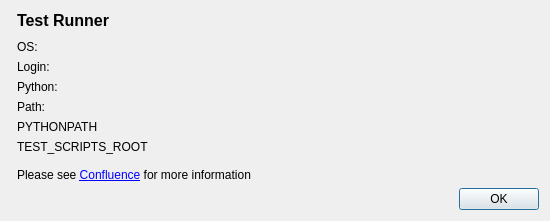
<?xml version="1.0" encoding="UTF-8"?>
<ui version="4.0">
 <class>about</class>
 <widget class="QDialog" name="about">
  <property name="geometry">
   <rect>
    <x>0</x>
    <y>0</y>
    <width>550</width>
    <height>221</height>
   </rect>
  </property>
  <property name="minimumSize">
   <size>
    <width>550</width>
    <height>0</height>
   </size>
  </property>
  <property name="windowTitle">
   <string>About</string>
  </property>
  <layout class="QHBoxLayout" name="horizontalLayout_2">
   <item>
    <layout class="QHBoxLayout" name="horizontalLayout">
     <item>
      <layout class="QVBoxLayout" name="verticalLayout_3">
       <item>
        <widget class="QLabel" name="label_avid">
         <property name="text">
          <string>&lt;!DOCTYPE HTML PUBLIC &quot;-//W3C//DTD HTML 4.0//EN&quot; &quot;http://www.w3.org/TR/REC-html40/strict.dtd&quot;&gt;
&lt;html&gt;&lt;head&gt;&lt;meta name=&quot;qrichtext&quot; content=&quot;1&quot; /&gt;&lt;style type=&quot;text/css&quot;&gt;
p, li { white-space: pre-wrap; }
&lt;/style&gt;&lt;/head&gt;&lt;body style=&quot; font-family:'MS Shell Dlg 2'; font-size:8.25pt; font-weight:400; font-style:normal;&quot;&gt;
&lt;p style=&quot; margin-top:0px; margin-bottom:0px; margin-left:0px; margin-right:0px; -qt-block-indent:0; text-indent:0px;&quot;&gt;&lt;img src=&quot;./ui/global.png&quot; height=&quot;31&quot; weight=&quot;101&quot; /&gt;&lt;/p&gt;&lt;/body&gt;&lt;/html&gt;</string>
         </property>
         <property name="alignment">
          <set>Qt::AlignLeading|Qt::AlignLeft|Qt::AlignTop</set>
         </property>
        </widget>
       </item>
      </layout>
     </item>
    </layout>
   </item>
   <item>
    <layout class="QVBoxLayout" name="verticalLayout_2">
     <item>
      <widget class="QLabel" name="label_test_runner">
       <property name="text">
        <string>&lt;!DOCTYPE HTML PUBLIC &quot;-//W3C//DTD HTML 4.0//EN&quot; &quot;http://www.w3.org/TR/REC-html40/strict.dtd&quot;&gt;
&lt;html&gt;&lt;head&gt;&lt;meta name=&quot;qrichtext&quot; content=&quot;1&quot; /&gt;&lt;style type=&quot;text/css&quot;&gt;
p, li { white-space: pre-wrap; }
&lt;/style&gt;&lt;/head&gt;&lt;body style=&quot; font-family:'MS Shell Dlg 2'; font-size:8.25pt; font-weight:400; font-style:normal;&quot;&gt;
&lt;p style=&quot; margin-top:0px; margin-bottom:0px; margin-left:0px; margin-right:0px; -qt-block-indent:0; text-indent:0px;&quot;&gt;&lt;span style=&quot; font-size:12pt; font-weight:600;&quot;&gt;Test Runner&lt;/span&gt;&lt;/p&gt;&lt;/body&gt;&lt;/html&gt;</string>
       </property>
       <property name="alignment">
        <set>Qt::AlignLeading|Qt::AlignLeft|Qt::AlignTop</set>
       </property>
      </widget>
     </item>
     <item>
      <layout class="QFormLayout" name="formLayout">
       <item row="0" column="0">
        <widget class="QLabel" name="label_os_name">
         <property name="text">
          <string>OS:</string>
         </property>
         <property name="alignment">
          <set>Qt::AlignLeading|Qt::AlignLeft|Qt::AlignTop</set>
         </property>
        </widget>
       </item>
       <item row="1" column="0">
        <widget class="QLabel" name="label_login_name">
         <property name="text">
          <string>Login:</string>
         </property>
         <property name="alignment">
          <set>Qt::AlignLeading|Qt::AlignLeft|Qt::AlignTop</set>
         </property>
        </widget>
       </item>
       <item row="2" column="0">
        <widget class="QLabel" name="label_python_name">
         <property name="text">
          <string>Python:</string>
         </property>
         <property name="alignment">
          <set>Qt::AlignLeading|Qt::AlignLeft|Qt::AlignTop</set>
         </property>
        </widget>
       </item>
       <item row="3" column="0">
        <widget class="QLabel" name="label_path_name">
         <property name="text">
          <string>Path:</string>
         </property>
         <property name="alignment">
          <set>Qt::AlignLeading|Qt::AlignLeft|Qt::AlignTop</set>
         </property>
        </widget>
       </item>
       <item row="4" column="0">
        <widget class="QLabel" name="label_pythonpath_name">
         <property name="text">
          <string>PYTHONPATH</string>
         </property>
         <property name="alignment">
          <set>Qt::AlignLeading|Qt::AlignLeft|Qt::AlignTop</set>
         </property>
        </widget>
       </item>
       <item row="5" column="0">
        <widget class="QLabel" name="label_test_scripts_root_name">
         <property name="text">
          <string>TEST_SCRIPTS_ROOT</string>
         </property>
         <property name="alignment">
          <set>Qt::AlignLeading|Qt::AlignLeft|Qt::AlignTop</set>
         </property>
        </widget>
       </item>
       <item row="0" column="1">
        <widget class="QLabel" name="label_os_value">
         <property name="text">
          <string/>
         </property>
         <property name="wordWrap">
          <bool>true</bool>
         </property>
        </widget>
       </item>
       <item row="1" column="1">
        <widget class="QLabel" name="label_login_value">
         <property name="text">
          <string/>
         </property>
         <property name="wordWrap">
          <bool>true</bool>
         </property>
        </widget>
       </item>
       <item row="2" column="1">
        <widget class="QLabel" name="label_python_value">
         <property name="text">
          <string/>
         </property>
         <property name="wordWrap">
          <bool>true</bool>
         </property>
        </widget>
       </item>
       <item row="3" column="1">
        <widget class="QLabel" name="label_path_value">
         <property name="text">
          <string/>
         </property>
         <property name="wordWrap">
          <bool>true</bool>
         </property>
        </widget>
       </item>
       <item row="4" column="1">
        <widget class="QLabel" name="label_pythonpath_value">
         <property name="text">
          <string/>
         </property>
         <property name="wordWrap">
          <bool>true</bool>
         </property>
        </widget>
       </item>
       <item row="5" column="1">
        <widget class="QLabel" name="label_test_scripts_root_value">
         <property name="text">
          <string/>
         </property>
         <property name="wordWrap">
          <bool>true</bool>
         </property>
        </widget>
       </item>
      </layout>
     </item>
     <item>
      <widget class="QLabel" name="label_confluence">
       <property name="text">
        <string>Please see &lt;a href=&quot;http://confluence/&quot;&gt;Confluence&lt;/a&gt; for more information</string>
       </property>
       <property name="alignment">
        <set>Qt::AlignBottom|Qt::AlignLeading|Qt::AlignLeft</set>
       </property>
       <property name="wordWrap">
        <bool>true</bool>
       </property>
       <property name="openExternalLinks">
        <bool>true</bool>
       </property>
      </widget>
     </item>
     <item>
      <widget class="QDialogButtonBox" name="buttonBox">
       <property name="orientation">
        <enum>Qt::Horizontal</enum>
       </property>
       <property name="standardButtons">
        <set>QDialogButtonBox::Ok</set>
       </property>
      </widget>
     </item>
    </layout>
   </item>
  </layout>
 </widget>
 <resources/>
 <connections>
  <connection>
   <sender>buttonBox</sender>
   <signal>rejected()</signal>
   <receiver>about</receiver>
   <slot>reject()</slot>
   <hints>
    <hint type="sourcelabel">
     <x>316</x>
     <y>260</y>
    </hint>
    <hint type="destinationlabel">
     <x>286</x>
     <y>274</y>
    </hint>
   </hints>
  </connection>
  <connection>
   <sender>buttonBox</sender>
   <signal>accepted()</signal>
   <receiver>about</receiver>
   <slot>accept()</slot>
   <hints>
    <hint type="sourcelabel">
     <x>248</x>
     <y>254</y>
    </hint>
    <hint type="destinationlabel">
     <x>157</x>
     <y>274</y>
    </hint>
   </hints>
  </connection>
 </connections>
</ui>
